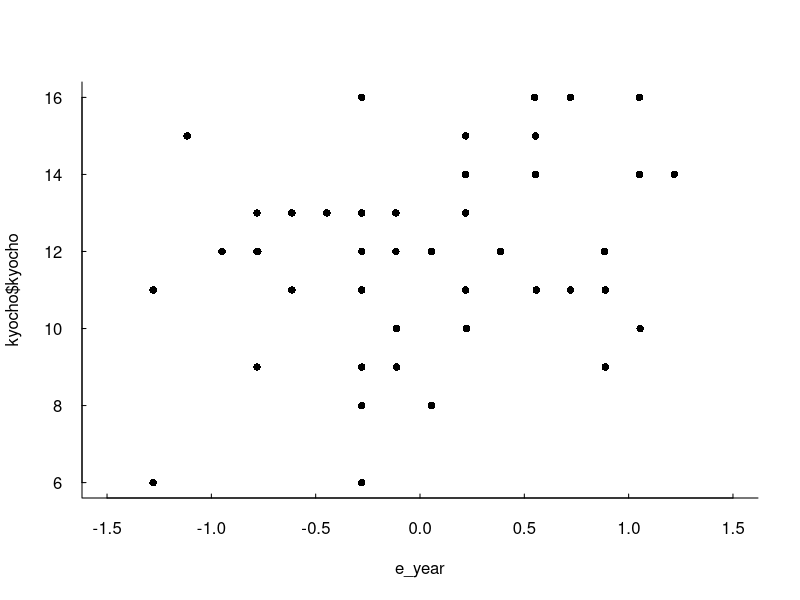
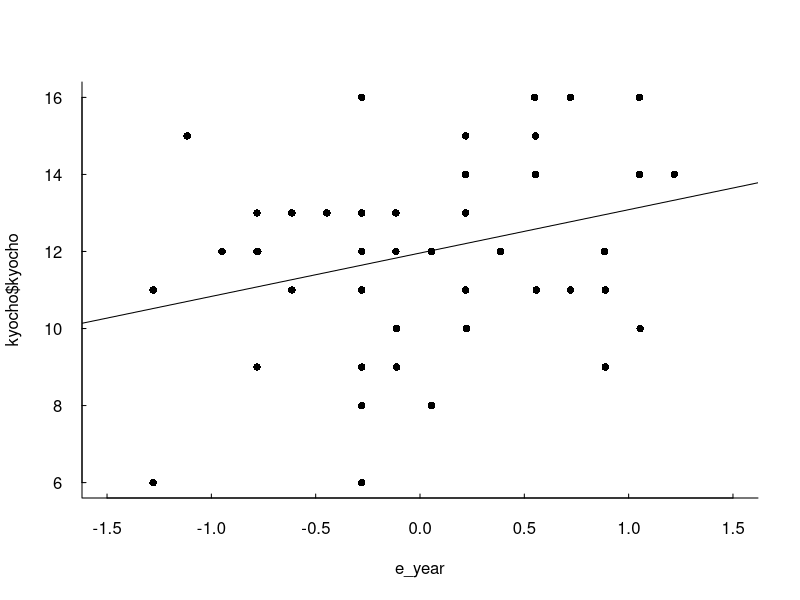
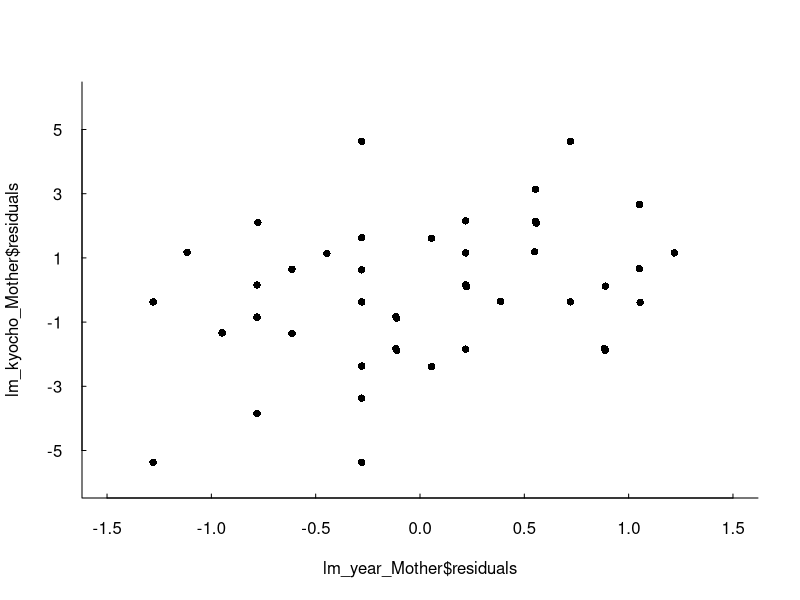
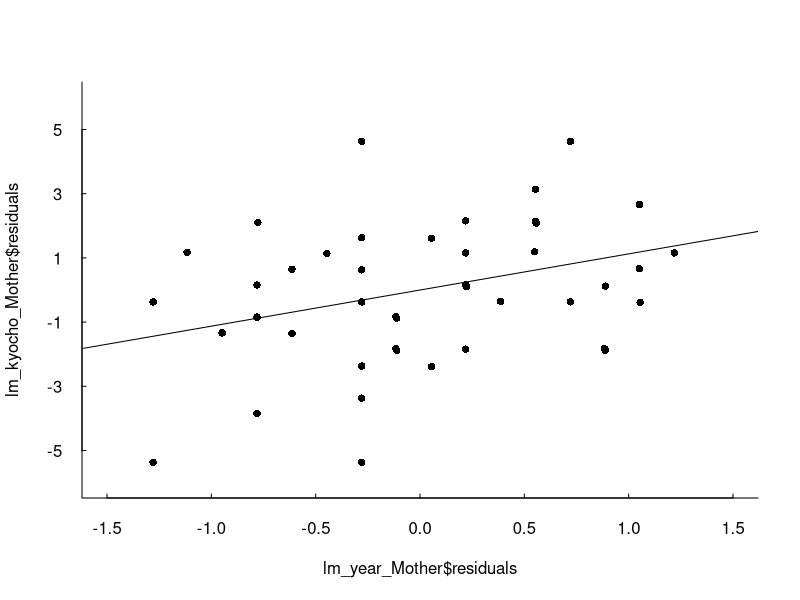
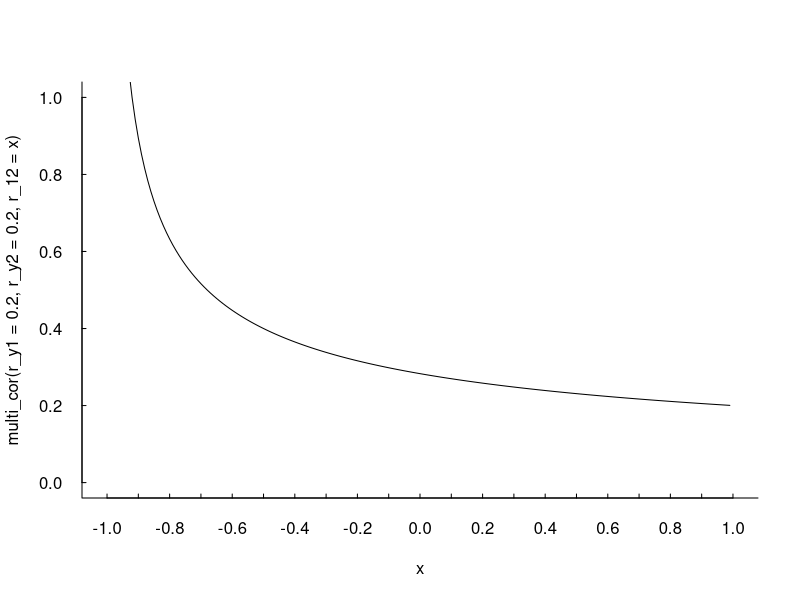
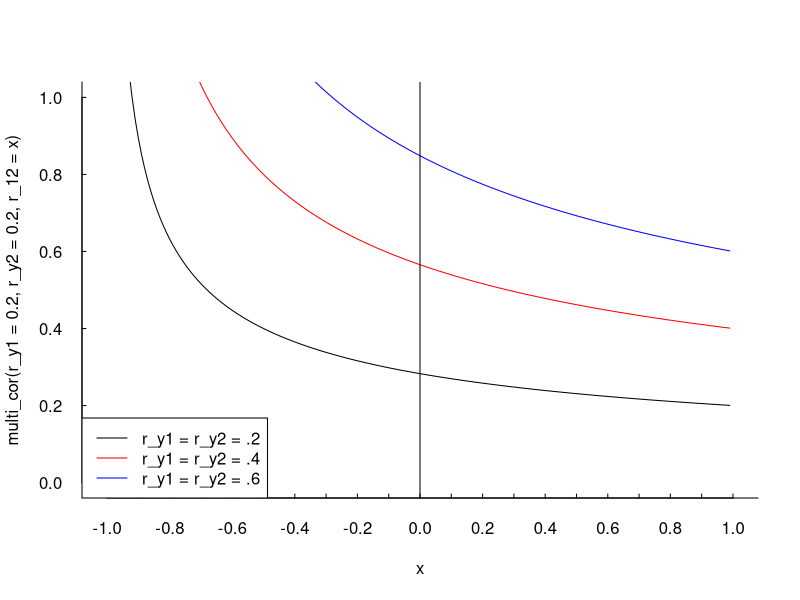
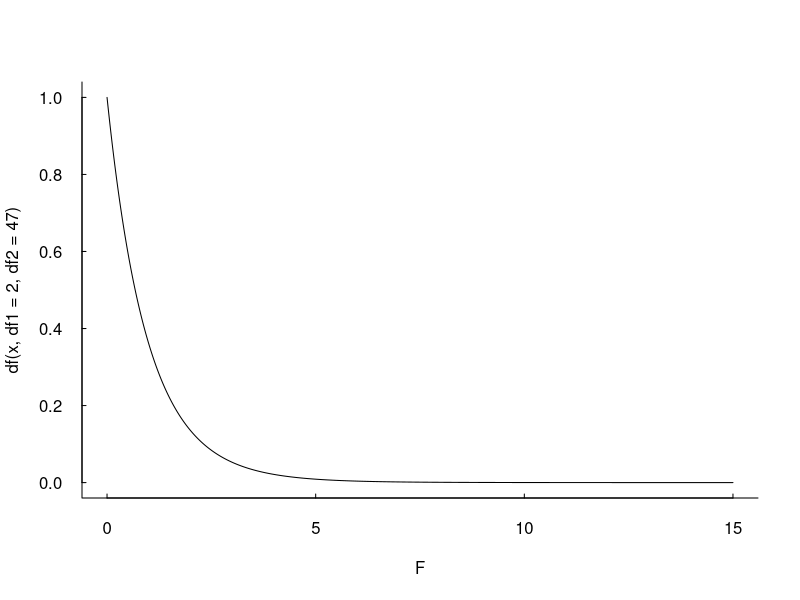

Reproduce these figures in R, in order.
## ---- chunk 1
kyocho <- read.csv(file = "data/kyocho_data.csv")
## ---- chunk 2
head(kyocho)
tail(kyocho)
## ---- chunk 3
colMeans(kyocho)
## ---- chunk 4
sqrt(mean((kyocho$Mother - mean(kyocho$Mother))^2))
sqrt(mean((kyocho$year - mean(kyocho$year))^2))
sqrt(mean((kyocho$kyocho - mean(kyocho$kyocho))^2))
## ---- chunk 5
cor(kyocho)
## ---- chunk 6
b <- cor(kyocho$Mother, kyocho$year) * (sd(kyocho$year) / sd(kyocho$Mother))
a <- mean(kyocho$year) - b * mean(kyocho$Mother)
hat_year <- a + b * kyocho$Mother
## ---- chunk 7
e_year <- kyocho$year - hat_year
e_year
## ---- chunk 8
mean(e_year)
## ---- chunk 9
round(mean(e_year), digits = 3)
## ---- chunk 10
plot(e_year, kyocho$kyocho, 
     las = 1,
     bty = "l",
     tcl = 0.2,
     pch = 16,
     xlim = c(-1.5, 1.5),
     xaxp = c(-1.5, 1.5, 6))
## ---- chunk 11
lm_kyocho_zansa <- lm(kyocho$kyocho ~ e_year)
summary(lm_kyocho_zansa)
## ---- chunk 12
plot(e_year, kyocho$kyocho, 
     las = 1,
     bty = "l",
     tcl = 0.2,
     pch = 16,
     xlim = c(-1.5, 1.5),
     xaxp = c(-1.5, 1.5, 6))
abline(lm_kyocho_zansa)
## ---- chunk 13
lm_year_Mother <- lm(kyocho$year ~ kyocho$Mother)
## ---- chunk 14
lm_year_Mother$residuals
e_year
## ---- chunk 15
(cor(kyocho$year, kyocho$kyocho) - (cor(kyocho$kyocho, kyocho$Mother) * cor(kyocho$Mother, kyocho$year))) / sqrt(1 - cor(kyocho$Mother, kyocho$year)^2)
## ---- chunk 16
cor(lm_year_Mother$residuals, kyocho$kyocho)
## ---- chunk 17
lm_kyocho_Mother <- lm(kyocho$kyocho ~ kyocho$Mother)
lm_kyocho_Mother $residuals
## ---- chunk 18
plot(lm_year_Mother$residuals, lm_kyocho_Mother$residuals, 
     las = 1,
     bty = "l",
     tcl = 0.2,
     pch = 16,
     xlim = c(-1.5, 1.5),
     xaxp = c(-1.5, 1.5, 6),
     ylim = c(-6, 6),
     yaxp = c(-5, 5, 5))
## ---- chunk 19
lm_zansa_zansa <- lm(lm_kyocho_Mother$residuals ~ lm_year_Mother$residuals)
plot(lm_year_Mother$residuals, lm_kyocho_Mother$residuals, 
     las = 1,
     bty = "l",
     tcl = 0.2,
     pch = 16,
     xlim = c(-1.5, 1.5),
     xaxp = c(-1.5, 1.5, 6),
     ylim = c(-6, 6),
     yaxp = c(-5, 5, 5))
abline(lm_zansa_zansa)
## ---- chunk 20
(cor(kyocho$kyocho, kyocho$year) - (cor(kyocho$kyocho, kyocho$Mother) * cor(kyocho$Mother, kyocho$year))) /(sqrt(1 - cor(kyocho$kyocho, kyocho$Mother) ^2) * sqrt(1 - cor(kyocho$Mother, kyocho$year) ^2))
## ---- chunk 21
(cor(kyocho$kyocho, kyocho$year) - (cor(kyocho$kyocho, kyocho$Mother) * cor(kyocho$Mother, kyocho$year))) / (1 - cor(kyocho$Mother, kyocho$year)^2) * (sd(kyocho$kyocho) / sd(kyocho$year))
## ---- chunk 22
summary(lm_kyocho_zansa)
summary(lm_zansa_zansa)
## ---- chunk 23
(cor(kyocho$kyocho, kyocho$year) - (cor(kyocho$kyocho, kyocho$Mother) * cor(kyocho$Mother, kyocho$year))) / (1 - cor(kyocho$Mother, kyocho$year)^2) 
## ---- chunk 24
s_2 <- sqrt(mean((kyocho$year - mean(kyocho$year))^2))
s_y <- sqrt(mean((kyocho$kyocho - mean(kyocho$kyocho))^2))
## ---- chunk 25
std_2 <- (kyocho$year - mean(kyocho$year)) /s_2
std_y <- (kyocho$kyocho - mean(kyocho$kyocho)) /s_y
## ---- chunk 26
lm_std2_x1 <- lm(std_2 ~kyocho$Mother)
lm_std2_x1$residuals
## ---- chunk 27
lm_std <- lm(std_y ~lm_std2_x1$residuals)
summary(lm_std)
## ---- chunk 28
b_1 <- (cor(kyocho$kyocho, kyocho$Mother) - (cor(kyocho$kyocho, kyocho$year) * cor(kyocho$Mother, kyocho$year))) / (1 - cor(kyocho$Mother, kyocho$year)^2) * (sd(kyocho$kyocho) / sd(kyocho$Mother))

b_2 <- (cor(kyocho$kyocho, kyocho$year) - (cor(kyocho$kyocho, kyocho$Mother) * cor(kyocho$Mother, kyocho$year))) / (1 - cor(kyocho$Mother, kyocho$year)^2) * (sd(kyocho$kyocho) / sd(kyocho$year))

a <- mean(kyocho$kyocho) - b_1 * mean(kyocho$Mother) - b_2 * mean(kyocho$year)

b_1
b_2
a
## ---- chunk 29
lm_multi <- lm(kyocho$kyocho ~ kyocho$Mother + kyocho$year)
summary(lm_multi)
## ---- chunk 30
b_1_ast <- (cor(kyocho$kyocho, kyocho$Mother) - (cor(kyocho$kyocho, kyocho$year) * cor(kyocho$Mother, kyocho$year))) / (1 - cor(kyocho$Mother, kyocho$year)^2) 

b_2_ast <- (cor(kyocho$kyocho, kyocho$year) - (cor(kyocho$kyocho, kyocho$Mother) * cor(kyocho$Mother, kyocho$year))) / (1 - cor(kyocho$Mother, kyocho$year)^2) 

b_1_ast
b_2_ast
## ---- chunk 31
sqrt((cor(kyocho$kyocho, kyocho$Mother) ^2 + cor(kyocho$kyocho, kyocho$year)^2 -2 * cor(kyocho$kyocho, kyocho$Mother) * cor(kyocho$kyocho, kyocho$year) * cor(kyocho$Mother, kyocho$year)) / (1 - cor(kyocho$Mother, kyocho$year) ^2))
## ---- chunk 32
lm_multi_pre <- predict(lm_multi)
lm_multi_pre
## ---- chunk 33
cor(kyocho$kyocho, lm_multi_pre)
## ---- chunk 34
multi_cor <- function(r_y1, r_y2, r_12){
  sqrt((r_y1 ^2 + r_y2 ^2 -2 * r_y1 * r_y2 * r_12) / (1 - r_12 ^2))
}
## ---- chunk 35
multi_cor(r_y1 = .48, r_y2 = .50, r_12 = .1)
## ---- chunk 36
multi_cor(r_y1 = .48, r_y2 = .50, r_12 = 0)
## ---- chunk 37
multi_cor(r_y1 = .48, r_y2 = .50, r_12 = -0.5)
## ---- chunk 38
x <- seq(-1, 1, 0.01)
plot(x, multi_cor(r_y1 = 0.2, r_y2 = 0.2, r_12 = x), 
     type = "l",
     las = 1,
     bty = "l",
     tcl = 0.2,
     xlim = c(-1, 1), 
     xaxp = c(-1, 1, 20),
     ylim = c(0, 1), 
     yaxp = c(0, 1, 5))
## ---- chunk 39
x <- seq(-1, 1, 0.01)
plot(x, multi_cor(r_y1 = 0.2, r_y2 = 0.2, r_12 = x), 
     type = "l",
     las = 1,
     bty = "l",
     tcl = 0.2,
     xlim = c(-1, 1), 
     xaxp = c(-1, 1, 20),
     ylim = c(0, 1), 
     yaxp = c(0, 1, 5))
lines(x, multi_cor(r_y1 = 0.4, r_y2 = 0.4, r_12 = x), col = "red")
lines(x, multi_cor(r_y1 = 0.6, r_y2 = 0.6, r_12 = x), col = "blue")
abline(v = 0)
legend("bottomleft", legend = c("r_y1 = r_y2 = .2","r_y1 = r_y2 = .4","r_y1 = r_y2 = .6"), col = c("black","red", "blue"), lty = 1)
## ---- chunk 40
SS_y <- sum((kyocho$kyocho - mean(kyocho$kyocho))^2)
SS_haty <- sum((lm_multi_pre - mean(lm_multi_pre))^2)
SS_e <- sum((lm_multi$residuals - mean(lm_multi$residuals))^2)
SS_y
SS_haty + SS_e
## ---- chunk 41
R <- multi_cor(r_y1 = cor(kyocho$kyocho, kyocho$Mother), r_y2 = cor(kyocho$kyocho, kyocho$year), r_12 = cor(kyocho$Mother, kyocho$year))
R
## ---- chunk 42
SS_haty / SS_y
## ---- chunk 43
R ^2
## ---- chunk 44
summary(lm_multi)
## ---- chunk 45
s_e <- sqrt(mean((kyocho$kyocho - mean(kyocho$kyocho))^2)) * sqrt(1 - R^2)
s_e
## ---- chunk 46
s_e * sqrt(50 / (50 - 2 - 1))
## ---- chunk 47
1 - ((50 - 1) / (50 - 2 - 1)) * (1 - R^2)
## ---- chunk 48
summary(lm_multi)
## ---- chunk 49
(R ^2 / 2) / ((1 - R^2) / 47)
## ---- chunk 50
x <- seq(0, 15, 0.01)
plot(x, df(x, df1 = 2, df2 = 47), 
     type = "l",
     las = 1,
     bty = "l",
     tcl = 0.2,
     xlab = "F")
## ---- chunk 51
qf(0.950, 2, 47)
## ---- chunk 52
pf((R ^2 / 2) / ((1 - R^2) / 47), df1 = 2, df2 =47, lower.tail = FALSE)
## ---- chunk 53
summary(lm_multi)
## ---- chunk 54
(R^2 - cor(kyocho$kyocho, kyocho$Mother)^2) / ((1 - R^2) / 47)
## ---- chunk 55
qf(0.950, 1, 47)
## ---- chunk 56
pf((R^2 - cor(kyocho$kyocho, kyocho$Mother)^2) / ((1 - R^2) / 47), df1 = 2, df2 =47, lower.tail = FALSE)
## ---- chunk 57
s_b2 <- (s_e * sqrt(50 / (50 - 2 - 1))) / (sqrt(50) * sqrt(mean((kyocho$year - mean(kyocho$year))^2)) * sqrt(1 - cor(kyocho$Mother,kyocho$year)^2))
b_2 / s_b2
## ---- chunk 58
qt(0.975, df = 47)
## ---- chunk 59
pt(b_2 / s_b2, df = 47, lower.tail = FALSE)
## ---- chunk 60
kyocho <- read.csv(file = "data/kyocho_data.csv")
## ---- chunk 61
s_2 <- sqrt(mean((kyocho$year - mean(kyocho$year))^2))
s_y <- sqrt(mean((kyocho$kyocho - mean(kyocho$kyocho))^2))
std_2 <- (kyocho$year - mean(kyocho$year)) /s_2
std_y <- (kyocho$kyocho - mean(kyocho$kyocho)) /s_y
## ---- chunk 62
lm_multi <- lm(kyocho$kyocho ~ kyocho$Mother + kyocho$year)
lm_multi_pre <- predict(lm_multi)
SS_y <- sum((kyocho$kyocho - mean(kyocho$kyocho))^2)
SS_haty <- sum((lm_multi_pre - mean(lm_multi_pre))^2)
SS_e <- sum((lm_multi$residuals - mean(lm_multi$residuals))^2)
